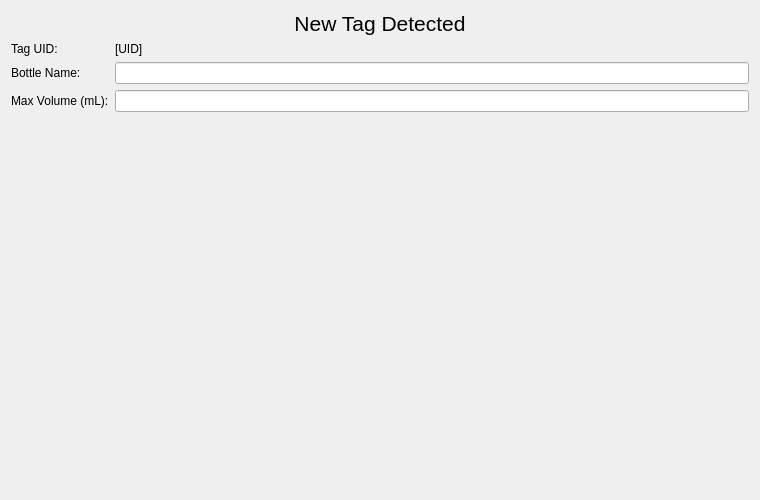
<?xml version="1.0" encoding="UTF-8"?>
<ui version="4.0">
 <class>NewBottle</class>
 <widget class="QDialog" name="NewBottle">
  <property name="geometry">
   <rect>
    <x>0</x>
    <y>0</y>
    <width>760</width>
    <height>500</height>
   </rect>
  </property>
  <property name="windowTitle">
   <string>Add New Bottle Tag</string>
  </property>
  <layout class="QVBoxLayout" name="verticalLayout">
   <item>
    <widget class="QLabel" name="titleLabel">
     <property name="font">
      <font>
       <pointsize>16</pointsize>
      </font>
     </property>
     <property name="text">
      <string>New Tag Detected</string>
     </property>
     <property name="alignment">
      <set>Qt::AlignCenter</set>
     </property>
    </widget>
   </item>
   <item>
    <layout class="QFormLayout" name="formLayout">
     <item row="0" column="0">
      <widget class="QLabel" name="label">
       <property name="text">
        <string>Tag UID:</string>
       </property>
      </widget>
     </item>
     <item row="0" column="1">
      <widget class="QLabel" name="uidLabel">
       <property name="text">
        <string>[UID]</string>
       </property>
      </widget>
     </item>
     <item row="1" column="0">
      <widget class="QLabel" name="label_2">
       <property name="text">
        <string>Bottle Name:</string>
       </property>
      </widget>
     </item>
     <item row="1" column="1">
      <widget class="QLineEdit" name="nameLineEdit"/>
     </item>
     <item row="2" column="0">
      <widget class="QLabel" name="label_3">
       <property name="text">
        <string>Max Volume (mL):</string>
       </property>
      </widget>
     </item>
     <item row="2" column="1">
      <widget class="QLineEdit" name="maxVolLineEdit"/>
     </item>
    </layout>
   </item>
   <item>
    <widget class="QStackedWidget" name="inputStackedWidget">
     <property name="currentIndex">
      <number>0</number>
     </property>
     <widget class="QWidget" name="placeholderPage"/>
     <widget class="OnScreenKeyboard" name="keyboardWidget"/>
     <widget class="OnScreenKeypad" name="keypadWidget"/>
    </widget>
   </item>
  </layout>
 </widget>
 <customwidgets>
  <customwidget>
   <class>OnScreenKeyboard</class>
   <extends>QWidget</extends>
   <header>onscreenkeyboard.h</header>
   <container>1</container>
  </customwidget>
  <customwidget>
   <class>OnScreenKeypad</class>
   <extends>QWidget</extends>
   <header>onscreenkeypad.h</header>
   <container>1</container>
  </customwidget>
 </customwidgets>
 <resources/>
 <connections/>
</ui>
